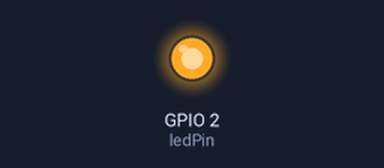
A program run on a simulated ESP32. On the bench: output pins drawn as LEDs (lit = HIGH).

Above: at 0.1 s.
At 0.6 s:
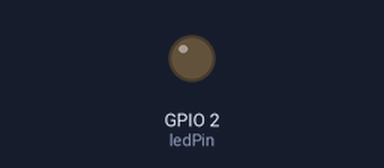
Timing chart, 0 to 2.1 s (numbered marks = the images above):
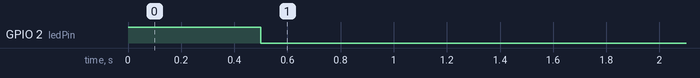

The program:

main.cpp
```cpp
#include <Arduino.h>


const int ledPin = 2; // Internal LED is usually on GPIO 2

void setup() {

  // Initialize Serial Communication at 9600 baud rate
  Serial.begin(9600);

  pinMode(ledPin, OUTPUT);

  // Blink once to show we are alive
  digitalWrite(ledPin, HIGH);
  delay(500);
  digitalWrite(ledPin, LOW);
}

void loop() {

  // Check if data is available on the USB port
  if (Serial.available() > 0) {

    // Read the incoming character
    char command = Serial.read();

    if (command == '1') {
      digitalWrite(ledPin, HIGH); // Turn LED ON
    }
    else if (command == '0') {
      digitalWrite(ledPin, LOW);  // Turn LED OFF
    }

    // Clear buffer
    while(Serial.available() > 0) Serial.read();

  }
}
```
